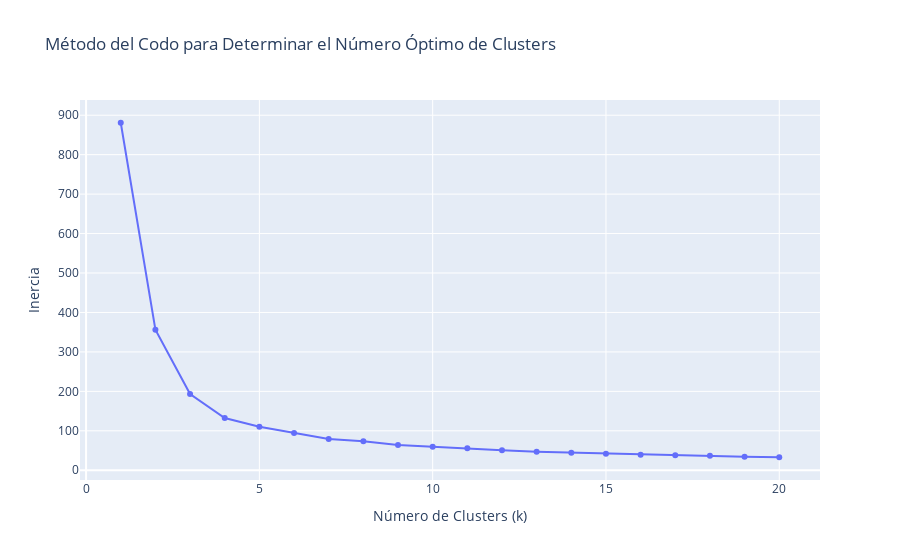

Write notebook code for a chart like this one.
### Markdown cell above
**Respuesta:**

### Code cell
k_values = range(1, 21)
inertia_values = []

for k in k_values:
    pipeline = Pipeline([
        ('feature_extraction', FunctionTransformer(func=custom_features, validate=False)),  
        ('min_max_scaling', ColumnTransformer(
                transformers=[
                    ('min_max', MinMax(),['Lenght', 'Recency', 'Monetary', 'Frequency', 'Periodicity'])  
                ],
                remainder='passthrough' 
            )),
        ('kmeans', KMeans(n_clusters=k, random_state=42, n_init="auto"))
        ])
    pipeline.fit(df_retail)
    inertia_values.append(pipeline.named_steps['kmeans'].inertia_)

data = {
    'k': k_values,
    'inercia': inertia_values
}

fig = px.line(data, x='k', y='inercia', title='Método del Codo para Determinar el Número Óptimo de Clusters')
fig.update_traces(mode="markers+lines")
fig.update_layout(xaxis_title='Número de Clusters (k)', yaxis_title='Inercia')

fig.show()

### Figure 1 — Plotly figure (JSON) as saved in the notebook; plotly's stock layout.template omitted (floating-point values rounded to 4 significant figures)
{"data": [{"hovertemplate": "k=%{x}<br>inercia=%{y}<extra></extra>", "legendgroup": "", "line": {"color": "#636efa", "dash": "solid"}, "marker": {"symbol": "circle"}, "mode": "markers+lines", "name": "", "orientation": "v", "showlegend": false, "type": "scatter", "x": [1, 2, 3, 4, 5, 6, 7, 8, 9, 10, 11, 12, 13, 14, 15, 16, 17, 18, 19, 20], "xaxis": "x", "y": [880.9, 356.3, 193.3, 132.5, 110.3, 94.19, 79.43, 73.48, 64.26, 59.32, 55.9, 50.61, 46.76, 44.69, 42.12, 39.01, 37.76, 36.54, 34.51, 32.99], "yaxis": "y"}], "layout": {"legend": {"tracegroupgap": 0}, "title": {"text": "Método del Codo para Determinar el Número Óptimo de Clusters"}, "xaxis": {"anchor": "y", "domain": [0, 1], "title": {"text": "Número de Clusters (k)"}}, "yaxis": {"anchor": "x", "domain": [0, 1], "title": {"text": "Inercia"}}}}
